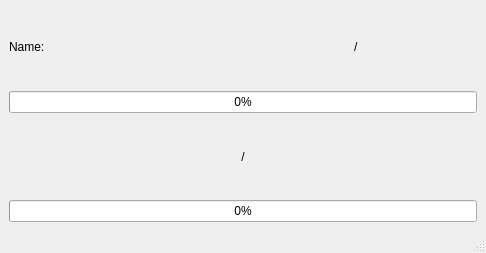
<?xml version="1.0" encoding="UTF-8"?>
<ui version="4.0">
 <class>ProgressWindow</class>
 <widget class="QMainWindow" name="ProgressWindow">
  <property name="geometry">
   <rect>
    <x>0</x>
    <y>0</y>
    <width>486</width>
    <height>253</height>
   </rect>
  </property>
  <property name="windowTitle">
   <string/>
  </property>
  <widget class="QWidget" name="centralwidget">
   <layout class="QVBoxLayout" name="verticalLayout">
    <item>
     <layout class="QHBoxLayout" name="horizontalLayout">
      <item>
       <widget class="QLabel" name="label_4">
        <property name="text">
         <string>Name:</string>
        </property>
       </widget>
      </item>
      <item>
       <widget class="QLabel" name="FileNameLabel">
        <property name="sizePolicy">
         <sizepolicy hsizetype="Preferred" vsizetype="Preferred">
          <horstretch>8</horstretch>
          <verstretch>0</verstretch>
         </sizepolicy>
        </property>
        <property name="text">
         <string/>
        </property>
       </widget>
      </item>
      <item>
       <widget class="QLabel" name="FileBytesRWLabel">
        <property name="sizePolicy">
         <sizepolicy hsizetype="Preferred" vsizetype="Preferred">
          <horstretch>5</horstretch>
          <verstretch>0</verstretch>
         </sizepolicy>
        </property>
        <property name="text">
         <string/>
        </property>
        <property name="alignment">
         <set>Qt::AlignRight|Qt::AlignTrailing|Qt::AlignVCenter</set>
        </property>
       </widget>
      </item>
      <item>
       <widget class="QLabel" name="label_2">
        <property name="sizePolicy">
         <sizepolicy hsizetype="Preferred" vsizetype="Preferred">
          <horstretch>0</horstretch>
          <verstretch>0</verstretch>
         </sizepolicy>
        </property>
        <property name="text">
         <string>/</string>
        </property>
       </widget>
      </item>
      <item>
       <widget class="QLabel" name="TotalFileBytesLabel">
        <property name="sizePolicy">
         <sizepolicy hsizetype="Preferred" vsizetype="Preferred">
          <horstretch>5</horstretch>
          <verstretch>0</verstretch>
         </sizepolicy>
        </property>
        <property name="text">
         <string/>
        </property>
       </widget>
      </item>
     </layout>
    </item>
    <item>
     <widget class="QProgressBar" name="FileProgressBar">
      <property name="value">
       <number>0</number>
      </property>
     </widget>
    </item>
    <item>
     <layout class="QHBoxLayout" name="horizontalLayout_2">
      <item>
       <widget class="QLabel" name="TotalBytesRWlabel">
        <property name="sizePolicy">
         <sizepolicy hsizetype="Preferred" vsizetype="Preferred">
          <horstretch>5</horstretch>
          <verstretch>0</verstretch>
         </sizepolicy>
        </property>
        <property name="text">
         <string/>
        </property>
        <property name="alignment">
         <set>Qt::AlignRight|Qt::AlignTrailing|Qt::AlignVCenter</set>
        </property>
       </widget>
      </item>
      <item>
       <widget class="QLabel" name="label_3">
        <property name="sizePolicy">
         <sizepolicy hsizetype="Preferred" vsizetype="Preferred">
          <horstretch>1</horstretch>
          <verstretch>0</verstretch>
         </sizepolicy>
        </property>
        <property name="text">
         <string>/</string>
        </property>
        <property name="alignment">
         <set>Qt::AlignCenter</set>
        </property>
       </widget>
      </item>
      <item>
       <widget class="QLabel" name="TotalBytesLabel">
        <property name="sizePolicy">
         <sizepolicy hsizetype="Preferred" vsizetype="Preferred">
          <horstretch>5</horstretch>
          <verstretch>0</verstretch>
         </sizepolicy>
        </property>
        <property name="text">
         <string/>
        </property>
       </widget>
      </item>
     </layout>
    </item>
    <item>
     <widget class="QProgressBar" name="TotalProgressBar">
      <property name="value">
       <number>0</number>
      </property>
     </widget>
    </item>
   </layout>
  </widget>
  <widget class="QMenuBar" name="menubar">
   <property name="geometry">
    <rect>
     <x>0</x>
     <y>0</y>
     <width>486</width>
     <height>22</height>
    </rect>
   </property>
  </widget>
  <widget class="QStatusBar" name="statusbar"/>
 </widget>
 <resources/>
 <connections/>
</ui>
